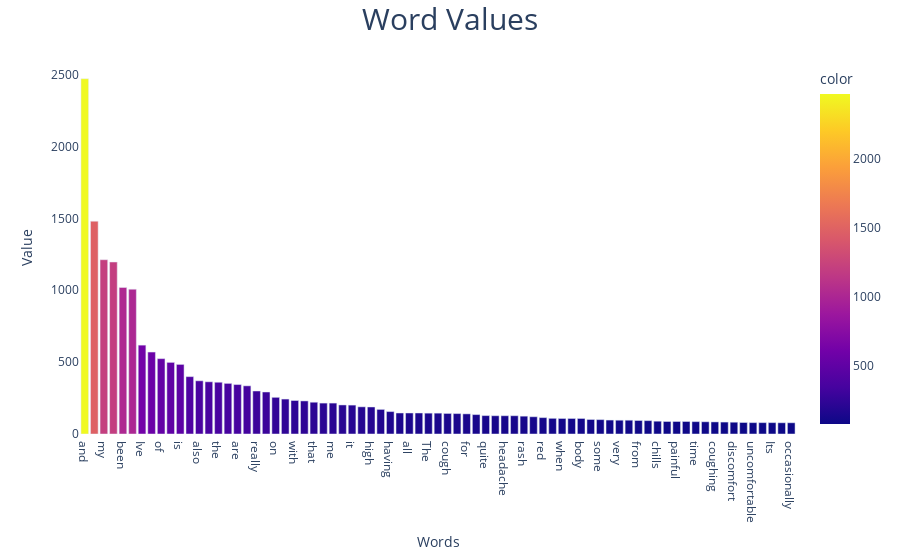

Source (notebook cell):
### Code cell
fig2 = px.bar(x=list1,y=list2,color=list2,hover_name=list1,hover_data={'Word':list1,"Count":list2})
fig2.update_traces(hovertemplate="Word:'%{x}' Value: %{y}")
fig2.update_layout(title={"text":"Word Values","x":0.5,"font":{"size":30}},xaxis={"title":"Words","showgrid":False},yaxis={"title":"Value","showgrid":False},plot_bgcolor="white")
fig2.show()

### Figure 1 — Plotly figure (JSON) as saved in the notebook; plotly's stock layout.template omitted (floating-point values rounded to 4 significant figures; data arrays with more than 128 entries replaced by an {"elided": "..."} marker saying what was removed)
{"data": [{"alignmentgroup": "True", "customdata": {"elided": "75x2 mixed values"}, "hovertemplate": "Word:'%{x}' Value: %{y}", "hovertext": ["and", "I", "my", "a", "been", "have", "Ive", "My", "of", "to", "is", "has", "also", "skin", "the", "in", "are", "lot", "really", "pain", "on", "Im", "with", "fever", "that", "feel", "me", "feeling", "it", "experiencing", "high", "neck", "having", "am", "all", "get", "The", "chest", "cough", "had", "for", "as", "quite", "up", "headache", "throat", "rash", "hurts", "red", "severe", "when", "There", "body", "or", "some", "over", "very", "itching", "from", "weak", "chills", "like", "painful", "difficult", "time", "frequently", "coughing", "back", "discomfort", "stomach", "uncomfortable", "this", "Its", "muscles", "occasionally"], "legendgroup": "", "marker": {"color": [2471, 1480, 1212, 1196, 1019, 1007, 618, 570, 524, 498, 484, 399, 370, 363, 360, 352, 344, 335, 299, 292, 255, 243, 233, 230, 221, 215, 215, 202, 201, 189, 188, 171, 156, 146, 146, 146, 145, 145, 143, 142, 140, 135, 128, 127, 127, 127, 124, 120, 114, 109, 108, 108, 108, 101, 100, 97, 96, 96, 94, 93, 89, 87, 87, 87, 86, 85, 84, 83, 82, 80, 79, 79, 79, 78, 78], "coloraxis": "coloraxis", "pattern": {"shape": ""}}, "name": "", "offsetgroup": "", "orientation": "v", "showlegend": false, "textposition": "auto", "x": ["and", "I", "my", "a", "been", "have", "Ive", "My", "of", "to", "is", "has", "also", "skin", "the", "in", "are", "lot", "really", "pain", "on", "Im", "with", "fever", "that", "feel", "me", "feeling", "it", "experiencing", "high", "neck", "having", "am", "all", "get", "The", "chest", "cough", "had", "for", "as", "quite", "up", "headache", "throat", "rash", "hurts", "red", "severe", "when", "There", "body", "or", "some", "over", "very", "itching", "from", "weak", "chills", "like", "painful", "difficult", "time", "frequently", "coughing", "back", "discomfort", "stomach", "uncomfortable", "this", "Its", "muscles", "occasionally"], "xaxis": "x", "y": [2471, 1480, 1212, 1196, 1019, 1007, 618, 570, 524, 498, 484, 399, 370, 363, 360, 352, 344, 335, 299, 292, 255, 243, 233, 230, 221, 215, 215, 202, 201, 189, 188, 171, 156, 146, 146, 146, 145, 145, 143, 142, 140, 135, 128, 127, 127, 127, 124, 120, 114, 109, 108, 108, 108, 101, 100, 97, 96, 96, 94, 93, 89, 87, 87, 87, 86, 85, 84, 83, 82, 80, 79, 79, 79, 78, 78], "yaxis": "y", "type": "bar"}], "layout": {"xaxis": {"anchor": "y", "domain": [0, 1], "title": {"text": "Words"}, "showgrid": false}, "yaxis": {"anchor": "x", "domain": [0, 1], "title": {"text": "Value"}, "showgrid": false}, "coloraxis": {"colorbar": {"title": {"text": "color"}}, "colorscale": [[0, "#0d0887"], [0.1111, "#46039f"], [0.2222, "#7201a8"], [0.3333, "#9c179e"], [0.4444, "#bd3786"], [0.5556, "#d8576b"], [0.6667, "#ed7953"], [0.7778, "#fb9f3a"], [0.8889, "#fdca26"], [1, "#f0f921"]]}, "legend": {"tracegroupgap": 0}, "margin": {"t": 60}, "barmode": "relative", "title": {"font": {"size": 30}, "text": "Word Values", "x": 0.5}, "plot_bgcolor": "white"}}
